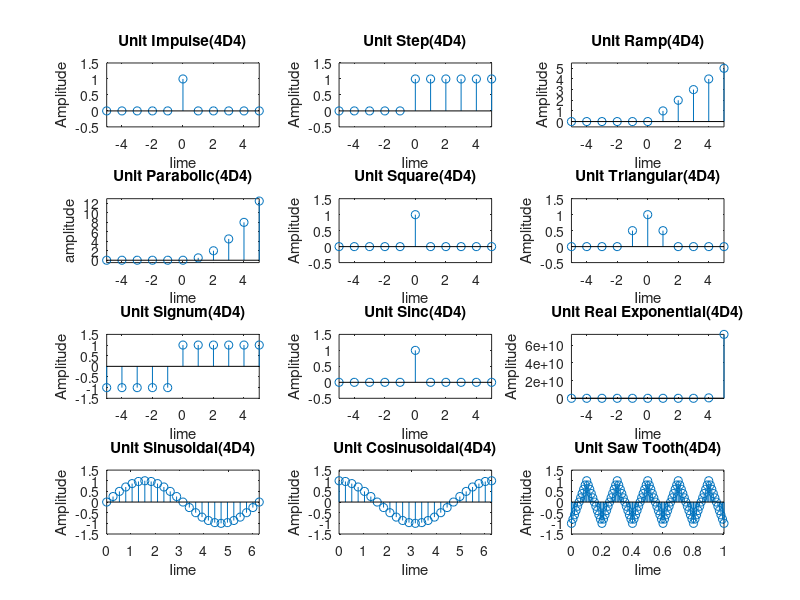

This chart was generated by the following MATLAB code:
close all;
clear all;

%time range
t=-5:1:5;

%Unit Impulse Signal
impulse=1.*(t==0)+0.*(t~=0);
subplot(4,3,1);
stem(t,impulse)
xlabel("Iime");
ylabel("Amplitude");
title("Unit Impulse(4D4)");
axis([min(t),max(t), min(impulse)-0.5,max(impulse)+0.5]);

%Unit Step Signal
step=1.*(t>=0)+0.*(t<0);
subplot(4,3,2);
stem(t,step)
xlabel("Iime");
ylabel("Amplitude");
title("Unit Step(4D4)");
axis([min(t),max(t), min(step)-0.5,max(step)+0.5]);

%Unit Ramp Signal
ramp=t.*(t>=0)+0.*(t<0);
subplot(4,3,3);
stem(t,ramp)
xlabel("Iime");
ylabel("Amplitude");
title("Unit Ramp(4D4)");
axis([min(t),max(t), min(ramp)-0.5,max(ramp)+0.5]);

%Unit Parabolic Signal
parabolic=t.^2/2.*(t>=0)+0.*(t<0);
subplot(4,3,4);
stem(t,parabolic)
xlabel("Iime");
ylabel("amplitude");
title("Unit Parabolic(4D4)");
axis([min(t),max(t), min(parabolic)-0.5,max(parabolic)+0.5]);


%Unit Square Signal
square=1.*(abs(t)<=0.5)+0.*(abs(t)>0.5);
subplot(4,3,5);
stem(t,square)
xlabel("Iime");
ylabel("Amplitude");
title("Unit Square(4D4)");
axis([min(t),max(t), min(square)-0.5,max(square)+0.5]);

%Unit Triangular Signal
triangular=(1-(abs(t)/2)).*(abs(t)<=2)+0.*(abs(t)>2);
subplot(4,3,6);
stem(t,triangular)
xlabel("Iime");
ylabel("Amplitude");
title("Unit Triangular(4D4)");
axis([min(t),max(t), min(triangular)-0.5,max(triangular)+0.5]);

%Unit Signum Signal
signum=1.*(t>=0)-1.*(t<0);
subplot(4,3,7);
stem(t,signum)
xlabel("Iime");
ylabel("Amplitude");
title("Unit Signum(4D4)");
axis([min(t),max(t), min(signum)-0.5,max(signum)+0.5]);

%Unit Sinc Signal
u_sinc=sinc(t);
subplot(4,3,8);
stem(t,u_sinc)
xlabel("Iime");
ylabel("Amplitude");
title("Unit Sinc(4D4)");
axis([min(t),max(t), min(u_sinc)-0.5,max(u_sinc)+0.5]);


%Unit Real Exponential Signal
real_exponential=exp(5.*t).*(t>=0)+0.*(t<0);
subplot(4,3,9);
stem(t,real_exponential)
xlabel("Iime");
ylabel("Amplitude");
title("Unit Real Exponential(4D4)");
axis([min(t),max(t), min(real_exponential)-0.5,max(real_exponential)+0.5]);

%time interval for sin and cos Signals
t1=0:pi/12:2*pi;

%Unit Sin Signal
u_sin=sin(t1);
subplot(4,3,10);
stem(t1,u_sin)
xlabel("Iime");
ylabel("Amplitude");
title("Unit Sinusoidal(4D4)");
axis([min(t1),max(t1), min(u_sin)-0.5,max(u_sin)+0.5]);

%Unit Cosine Signal
u_cos=cos(t1);
subplot(4,3,11);
stem(t1,u_cos)
xlabel("Iime");
ylabel("Amplitude");
title("Unit Cosinusoidal(4D4)");
axis([min(t1),max(t1), min(u_cos)-0.5,max(u_cos)+0.5]);

%time interval for saw tooth Signal
F=input('enter the frequency:');
T=1/F;
t=0:5*T/100:5*T;

%Umit Sawtooth Signal
u_saw_tooth=sawtooth(2*pi*F*t,1/2);
subplot(4,3,12);
stem(t,u_saw_tooth)
xlabel("Iime");
ylabel("Amplitude");
title("Unit Saw Tooth(4D4)");
axis([min(t),max(t), min(u_saw_tooth)-0.5,max(u_saw_tooth)+0.5]);

